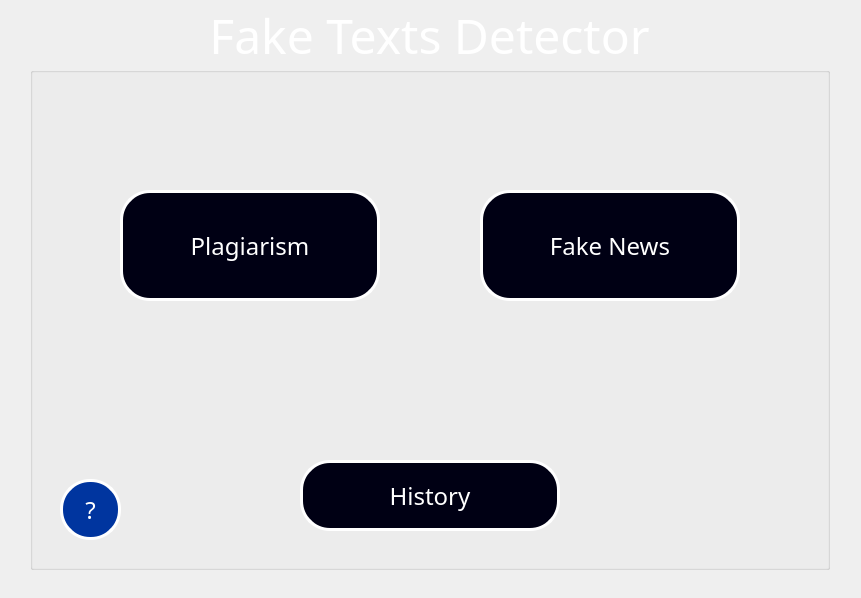
<?xml version="1.0" encoding="UTF-8"?>
<ui version="4.0">
 <class>MainWindow</class>
 <widget class="QMainWindow" name="MainWindow">
  <property name="geometry">
   <rect>
    <x>0</x>
    <y>0</y>
    <width>861</width>
    <height>598</height>
   </rect>
  </property>
  <property name="windowTitle">
   <string>MainWindow</string>
  </property>
  <widget class="QWidget" name="centralwidget">
   <widget class="QLabel" name="label">
    <property name="geometry">
     <rect>
      <x>0</x>
      <y>0</y>
      <width>860</width>
      <height>600</height>
     </rect>
    </property>
    <property name="text">
     <string/>
    </property>
    <property name="pixmap">
     <pixmap>D:/My Documents/Studies/Semester_9/פרויקט מסכם - שלב ב/backgrounds/f16d58dc1eb441fed4adb4435f532ad0.jpg</pixmap>
    </property>
    <property name="scaledContents">
     <bool>true</bool>
    </property>
   </widget>
   <widget class="QGroupBox" name="groupBox">
    <property name="enabled">
     <bool>true</bool>
    </property>
    <property name="geometry">
     <rect>
      <x>30</x>
      <y>0</y>
      <width>800</width>
      <height>570</height>
     </rect>
    </property>
    <property name="palette">
     <palette>
      <active>
       <colorrole role="WindowText">
        <brush brushstyle="SolidPattern">
         <color alpha="255">
          <red>255</red>
          <green>255</green>
          <blue>255</blue>
         </color>
        </brush>
       </colorrole>
       <colorrole role="Button">
        <brush brushstyle="SolidPattern">
         <color alpha="255">
          <red>0</red>
          <green>0</green>
          <blue>127</blue>
         </color>
        </brush>
       </colorrole>
       <colorrole role="Text">
        <brush brushstyle="SolidPattern">
         <color alpha="255">
          <red>255</red>
          <green>255</green>
          <blue>255</blue>
         </color>
        </brush>
       </colorrole>
       <colorrole role="ButtonText">
        <brush brushstyle="SolidPattern">
         <color alpha="255">
          <red>255</red>
          <green>255</green>
          <blue>255</blue>
         </color>
        </brush>
       </colorrole>
       <colorrole role="Base">
        <brush brushstyle="SolidPattern">
         <color alpha="255">
          <red>255</red>
          <green>255</green>
          <blue>255</blue>
         </color>
        </brush>
       </colorrole>
       <colorrole role="ToolTipText">
        <brush brushstyle="SolidPattern">
         <color alpha="255">
          <red>0</red>
          <green>0</green>
          <blue>0</blue>
         </color>
        </brush>
       </colorrole>
      </active>
      <inactive>
       <colorrole role="WindowText">
        <brush brushstyle="SolidPattern">
         <color alpha="255">
          <red>255</red>
          <green>255</green>
          <blue>255</blue>
         </color>
        </brush>
       </colorrole>
       <colorrole role="Button">
        <brush brushstyle="SolidPattern">
         <color alpha="255">
          <red>0</red>
          <green>0</green>
          <blue>127</blue>
         </color>
        </brush>
       </colorrole>
       <colorrole role="Text">
        <brush brushstyle="SolidPattern">
         <color alpha="255">
          <red>255</red>
          <green>255</green>
          <blue>255</blue>
         </color>
        </brush>
       </colorrole>
       <colorrole role="ButtonText">
        <brush brushstyle="SolidPattern">
         <color alpha="255">
          <red>255</red>
          <green>255</green>
          <blue>255</blue>
         </color>
        </brush>
       </colorrole>
       <colorrole role="Base">
        <brush brushstyle="SolidPattern">
         <color alpha="255">
          <red>255</red>
          <green>255</green>
          <blue>255</blue>
         </color>
        </brush>
       </colorrole>
       <colorrole role="ToolTipText">
        <brush brushstyle="SolidPattern">
         <color alpha="255">
          <red>0</red>
          <green>0</green>
          <blue>0</blue>
         </color>
        </brush>
       </colorrole>
      </inactive>
      <disabled>
       <colorrole role="WindowText">
        <brush brushstyle="SolidPattern">
         <color alpha="255">
          <red>120</red>
          <green>120</green>
          <blue>120</blue>
         </color>
        </brush>
       </colorrole>
       <colorrole role="Button">
        <brush brushstyle="SolidPattern">
         <color alpha="255">
          <red>0</red>
          <green>0</green>
          <blue>127</blue>
         </color>
        </brush>
       </colorrole>
       <colorrole role="Text">
        <brush brushstyle="SolidPattern">
         <color alpha="255">
          <red>120</red>
          <green>120</green>
          <blue>120</blue>
         </color>
        </brush>
       </colorrole>
       <colorrole role="ButtonText">
        <brush brushstyle="SolidPattern">
         <color alpha="255">
          <red>120</red>
          <green>120</green>
          <blue>120</blue>
         </color>
        </brush>
       </colorrole>
       <colorrole role="Base">
        <brush brushstyle="SolidPattern">
         <color alpha="255">
          <red>240</red>
          <green>240</green>
          <blue>240</blue>
         </color>
        </brush>
       </colorrole>
       <colorrole role="ToolTipText">
        <brush brushstyle="SolidPattern">
         <color alpha="255">
          <red>0</red>
          <green>0</green>
          <blue>0</blue>
         </color>
        </brush>
       </colorrole>
      </disabled>
     </palette>
    </property>
    <property name="font">
     <font>
      <family>Tw Cen MT Condensed Extra Bold</family>
      <pointsize>36</pointsize>
     </font>
    </property>
    <property name="title">
     <string>Fake Texts Detector</string>
    </property>
    <property name="alignment">
     <set>Qt::AlignCenter</set>
    </property>
    <widget class="QPushButton" name="plagiarismBtn">
     <property name="enabled">
      <bool>true</bool>
     </property>
     <property name="geometry">
      <rect>
       <x>90</x>
       <y>190</y>
       <width>260</width>
       <height>111</height>
      </rect>
     </property>
     <property name="font">
      <font>
       <family>Tw Cen MT Condensed Extra Bold</family>
       <pointsize>18</pointsize>
       <weight>50</weight>
       <italic>false</italic>
       <bold>false</bold>
      </font>
     </property>
     <property name="acceptDrops">
      <bool>false</bool>
     </property>
     <property name="autoFillBackground">
      <bool>false</bool>
     </property>
     <property name="styleSheet">
      <string notr="true">
background-color: rgb(0, 0, 20);
font: 18pt &quot;Tw Cen MT Condensed Extra Bold&quot;;
color: rgb(255, 255, 255);
border-width: 3px;
border-radius: 30px;
border-color: rgb(255, 255, 255);
border-style: solid;</string>
     </property>
     <property name="text">
      <string>Plagiarism</string>
     </property>
     <property name="checkable">
      <bool>false</bool>
     </property>
     <property name="autoDefault">
      <bool>false</bool>
     </property>
     <property name="default">
      <bool>false</bool>
     </property>
     <property name="flat">
      <bool>false</bool>
     </property>
    </widget>
    <widget class="QPushButton" name="fakeNewsBtn">
     <property name="enabled">
      <bool>true</bool>
     </property>
     <property name="geometry">
      <rect>
       <x>450</x>
       <y>190</y>
       <width>260</width>
       <height>111</height>
      </rect>
     </property>
     <property name="font">
      <font>
       <family>Tw Cen MT Condensed Extra Bold</family>
       <pointsize>18</pointsize>
       <weight>50</weight>
       <italic>false</italic>
       <bold>false</bold>
      </font>
     </property>
     <property name="acceptDrops">
      <bool>false</bool>
     </property>
     <property name="autoFillBackground">
      <bool>false</bool>
     </property>
     <property name="styleSheet">
      <string notr="true">background-color: rgb(0, 0, 20);
font: 18pt &quot;Tw Cen MT Condensed Extra Bold&quot;;
color: rgb(255, 255, 255);
border-width: 3px;
border-radius: 30px;
border-color: rgb(255, 255, 255);
border-style: solid;</string>
     </property>
     <property name="text">
      <string>Fake News</string>
     </property>
     <property name="checkable">
      <bool>false</bool>
     </property>
     <property name="autoDefault">
      <bool>false</bool>
     </property>
     <property name="default">
      <bool>false</bool>
     </property>
     <property name="flat">
      <bool>false</bool>
     </property>
    </widget>
    <widget class="QPushButton" name="historyBtn">
     <property name="enabled">
      <bool>true</bool>
     </property>
     <property name="geometry">
      <rect>
       <x>270</x>
       <y>460</y>
       <width>260</width>
       <height>71</height>
      </rect>
     </property>
     <property name="font">
      <font>
       <family>Tw Cen MT Condensed Extra Bold</family>
       <pointsize>18</pointsize>
       <weight>50</weight>
       <italic>false</italic>
       <bold>false</bold>
      </font>
     </property>
     <property name="acceptDrops">
      <bool>false</bool>
     </property>
     <property name="autoFillBackground">
      <bool>false</bool>
     </property>
     <property name="styleSheet">
      <string notr="true">background-color: rgb(0, 0, 20);
font: 18pt &quot;Tw Cen MT Condensed Extra Bold&quot;;
color: rgb(255, 255, 255);
border-width: 3px;
border-radius: 30px;
border-color: rgb(255, 255, 255);
border-style: solid;</string>
     </property>
     <property name="text">
      <string>History</string>
     </property>
     <property name="checkable">
      <bool>false</bool>
     </property>
     <property name="autoDefault">
      <bool>false</bool>
     </property>
     <property name="default">
      <bool>false</bool>
     </property>
     <property name="flat">
      <bool>false</bool>
     </property>
    </widget>
    <widget class="QPushButton" name="helpBtn">
     <property name="enabled">
      <bool>true</bool>
     </property>
     <property name="geometry">
      <rect>
       <x>30</x>
       <y>479</y>
       <width>61</width>
       <height>61</height>
      </rect>
     </property>
     <property name="font">
      <font>
       <family>Tw Cen MT Condensed Extra Bold</family>
       <pointsize>18</pointsize>
       <weight>50</weight>
       <italic>false</italic>
       <bold>false</bold>
      </font>
     </property>
     <property name="acceptDrops">
      <bool>false</bool>
     </property>
     <property name="autoFillBackground">
      <bool>false</bool>
     </property>
     <property name="styleSheet">
      <string notr="true">
background-color: rgb(0, 53, 159);
font: 18pt &quot;Tw Cen MT Condensed Extra Bold&quot;;
color: rgb(255, 255, 255);
border-width: 3px;
border-radius: 30px;
border-color: rgb(255, 255, 255);
border-style: solid;</string>
     </property>
     <property name="text">
      <string>?</string>
     </property>
     <property name="checkable">
      <bool>false</bool>
     </property>
     <property name="autoDefault">
      <bool>false</bool>
     </property>
     <property name="default">
      <bool>false</bool>
     </property>
     <property name="flat">
      <bool>false</bool>
     </property>
    </widget>
   </widget>
  </widget>
 </widget>
 <resources/>
 <connections/>
</ui>
